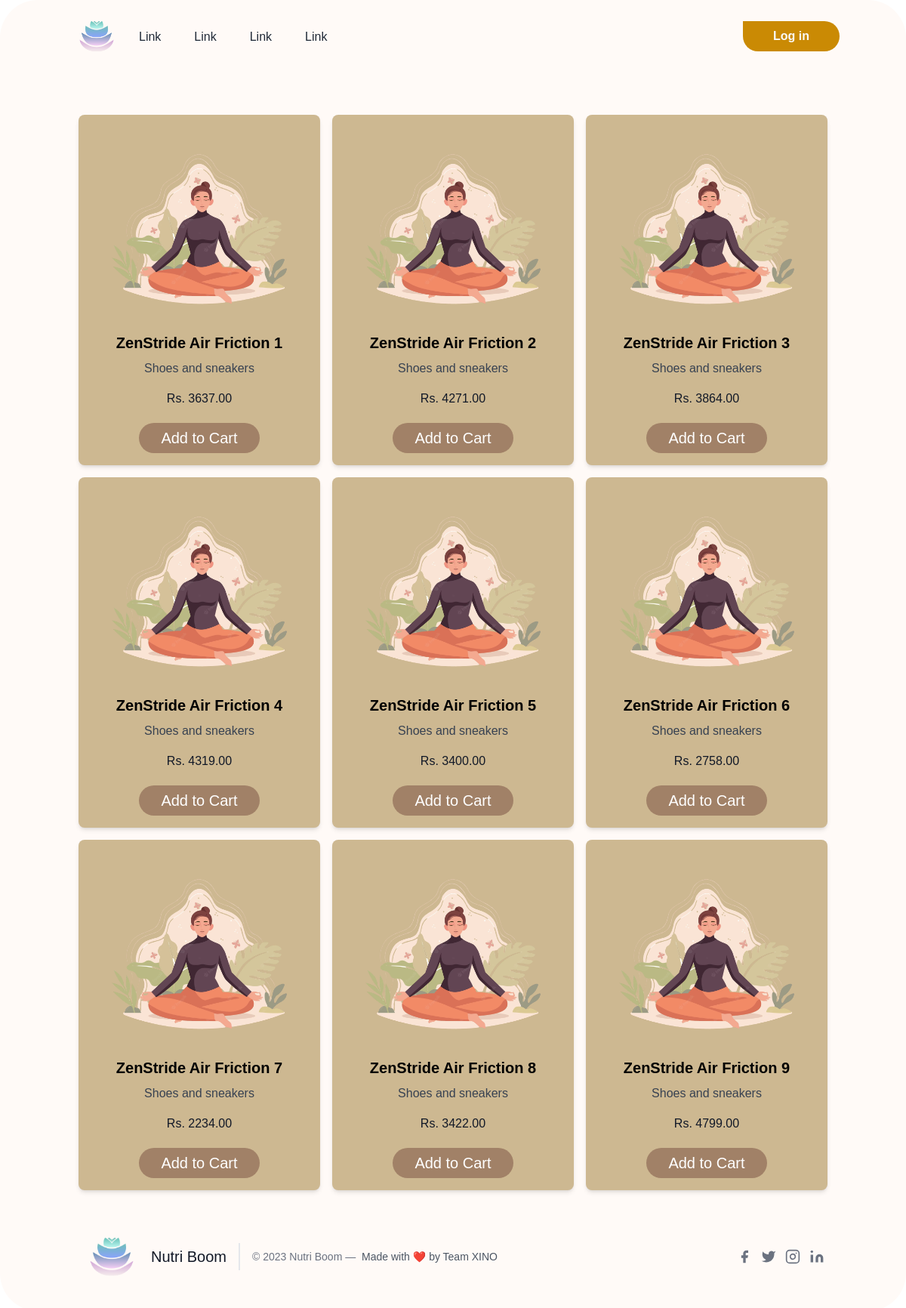
/explore, run on the app's committed database.
### hack/models.py (models this page shows)
class Product(db.Model):
    id = db.Column(db.Integer, primary_key=True)
    image = db.Column(db.String, default='default.png')
    category = db.Column(db.String, nullable=False)
    name = db.Column(db.String, nullable=False)
    price = db.Column(db.Integer, nullable=False)

### app.py (the view)
@app.route('/explore')
def explore():
    searchform = SearchForm()
    products = Product.query.all()
    return render_template('explore.html', searchform=searchform, products=products)

### hack/templates/explore.html
{% extends 'base.html' %}
{% block content %}
<main class="container mx-auto p-4 mt-10">
    <div class="grid grid-cols-1 md:grid-cols-2 lg:grid-cols-3 gap-4">
      {% for i in products %}
      <div class="rounded-lg shadow-md p-4" style="background-color: #cdb891;">
        <a href="/products/{{i.id}}">
          <img src="{{url_for('static', filename=i.image.replace('/static/', ''))}}" alt="{{i.name}}" class="w-64 h-auto mb-4 ml-auto mr-auto">
          <h2 class="text-xl font-bold mb-2 cursor-pointer">{{i.name}}</h2>
        </a>
        <p class="text-gray-700 mb-4">{{i.category}}</p>
        <p class="text-gray-900 font-medium">Rs. {{i.price}}.00</p>
        <a href="/addtocart/{{i.id}}"><button type="button" class="h-10 w-40 bg-[#a18167] mt-5 rounded-full text-white text-xl">Add to Cart</button></a>
      </div>
      {% endfor %}
  </main>
{% endblock content %}

### hack/templates/base.html (shortened to what this page needs)
<!doctype html>
<html>
<head>
	<script src="https://cdn.tailwindcss.com"></script>
	<link href="https://api.fontshare.com/v2/css?f[]=boska@400,700&display=swap" rel="stylesheet">
	<link href="https://unpkg.com/aos@2.3.1/dist/aos.css" rel="stylesheet">
	<link href="https://api.fontshare.com/v2/css?f[]=satoshi@700,500,400&f[]=panchang@600&display=swap"
		rel="stylesheet">
	<link rel="stylesheet" href="../static/styles.css">
</head>
<body style="font-family: 'Satoshi', sans-serif;">
	<section class="bg-[#FFFAF7] ">
		<header class="p-4 text-gray-800">
			<div class="container flex justify-between h-16 mx-auto">
				<div class="flex">
					<a rel="noopener noreferrer" href="/" aria-label="Back to homepage" class="flex items-center p-2">
						<img src="{{url_for('static', filename='logo.png')}}" class=w-16>
					</a>
					<ul class="items-stretch hidden space-x-3 lg:flex">
						<li class="flex">
							<a rel="noopener noreferrer" href="/epsilon"
								class="flex items-center px-4 -mb-1 border-b-2 border-transparent hover:underline-offset-4 hover:underline">Link</a>
						</li>
						<li class="flex">
							<a rel="noopener noreferrer" href="#"
								class="flex items-center px-4 -mb-1 border-b-2 border-transparent hover:underline-offset-4 hover:underline">Link</a>
						</li>
						<li class="flex">
							<a rel="noopener noreferrer" href="#"
								class="flex items-center px-4 -mb-1 border-b-2 border-transparent hover:underline-offset-4 hover:underline">Link</a>
						</li>
						<li class="flex">
							<a rel="noopener noreferrer" href="#"
								class="flex items-center px-4 -mb-1 border-b-2 border-transparent hover:underline-offset-4 hover:underline">Link</a>
						</li>
					</ul>
				</div>
				<a href="/login"><div class="items-center flex-shrink-0 hidden lg:flex">
					<button
						class="px-10 py-2 font-semibold rounded-r-full rounded-bl-full hover:border-2 hover:border-yellow-600 hover:text-yellow-600 hover:bg-transparent bg-yellow-600 text-gray-50">Log
						in</button></a>
				</div>
		</header>
    {% block content %}
    {% endblock content %}
		  <footer class="text-gray-600 body-font">
			<div class="container px-5 py-8 mx-auto flex items-center sm:flex-row flex-col">
			  <a class="flex title-font font-medium items-center md:justify-start justify-center text-gray-900">
				<img src="{{url_for('static', filename='logo.png')}}" class="w-20">
				<span class="ml-3 text-xl">Nutri Boom</span>
			  </a>
			  <p class="text-sm text-gray-500 sm:ml-4 sm:pl-4 sm:border-l-2 sm:border-gray-200 sm:py-2 sm:mt-0 mt-4">© 2023 Nutri Boom —
				<a href="/" class="text-gray-600 ml-1" rel="noopener noreferrer" target="_blank">Made with ❤️ by Team XINO</a>
			  </p>
			  <span class="inline-flex sm:ml-auto sm:mt-0 mt-4 justify-center sm:justify-start">
				<a class="text-gray-500">
				  <svg fill="currentColor" stroke-linecap="round" stroke-linejoin="round" stroke-width="2" class="w-5 h-5" viewBox="0 0 24 24">
					<path d="M18 2h-3a5 5 0 00-5 5v3H7v4h3v8h4v-8h3l1-4h-4V7a1 1 0 011-1h3z"></path>
				  </svg>
				</a>
				<a class="ml-3 text-gray-500">
				  <svg fill="currentColor" stroke-linecap="round" stroke-linejoin="round" stroke-width="2" class="w-5 h-5" viewBox="0 0 24 24">
					<path d="M23 3a10.9 10.9 0 01-3.14 1.53 4.48 4.48 0 00-7.86 3v1A10.66 10.66 0 013 4s-4 9 5 13a11.64 11.64 0 01-7 2c9 5 20 0 20-11.5a4.5 4.5 0 00-.08-.83A7.72 7.72 0 0023 3z"></path>
				  </svg>
				</a>
				<a class="ml-3 text-gray-500">
				  <svg fill="none" stroke="currentColor" stroke-linecap="round" stroke-linejoin="round" stroke-width="2" class="w-5 h-5" viewBox="0 0 24 24">
					<rect width="20" height="20" x="2" y="2" rx="5" ry="5"></rect>
					<path d="M16 11.37A4 4 0 1112.63 8 4 4 0 0116 11.37zm1.5-4.87h.01"></path>
				  </svg>
				</a>
				<a class="ml-3 text-gray-500">
				  <svg fill="currentColor" stroke="currentColor" stroke-linecap="round" stroke-linejoin="round" stroke-width="0" class="w-5 h-5" viewBox="0 0 24 24">
					<path stroke="none" d="M16 8a6 6 0 016 6v7h-4v-7a2 2 0 00-2-2 2 2 0 00-2 2v7h-4v-7a6 6 0 016-6zM2 9h4v12H2z"></path>
					<circle cx="4" cy="4" r="2" stroke="none"></circle>
				  </svg>
				</a>
			  </span>
			</div>
		  </footer>
    </body>
</html>

### hack/static/styles.css (style rules this page uses)
:root { --raisin-black: #201e1fff; --snow: #f8f2f4ff; --celeste: #b2f1eaff; --vista-blue: #87a7f3ff; --thistle: #f4cff4ff; }
section { border-radius: 50px; }
.container { text-align: center; margin: auto; }

### data on the page
Product: image (picture), name "ZenStride Air Friction 1", category "Shoes and sneakers", price "3637"
Product: image (picture), name "ZenStride Air Friction 2", category "Shoes and sneakers", price "4271"
Product: image (picture), name "ZenStride Air Friction 3", category "Shoes and sneakers", price "3864"
Product: image (picture), name "ZenStride Air Friction 4", category "Shoes and sneakers", price "4319"
Product: image (picture), name "ZenStride Air Friction 5", category "Shoes and sneakers", price "3400"
Product: image (picture), name "ZenStride Air Friction 6", category "Shoes and sneakers", price "2758"
Product: image (picture), name "ZenStride Air Friction 7", category "Shoes and sneakers", price "2234"
Product: image (picture), name "ZenStride Air Friction 8", category "Shoes and sneakers", price "3422"
Product: image (picture), name "ZenStride Air Friction 9", category "Shoes and sneakers", price "4799"
